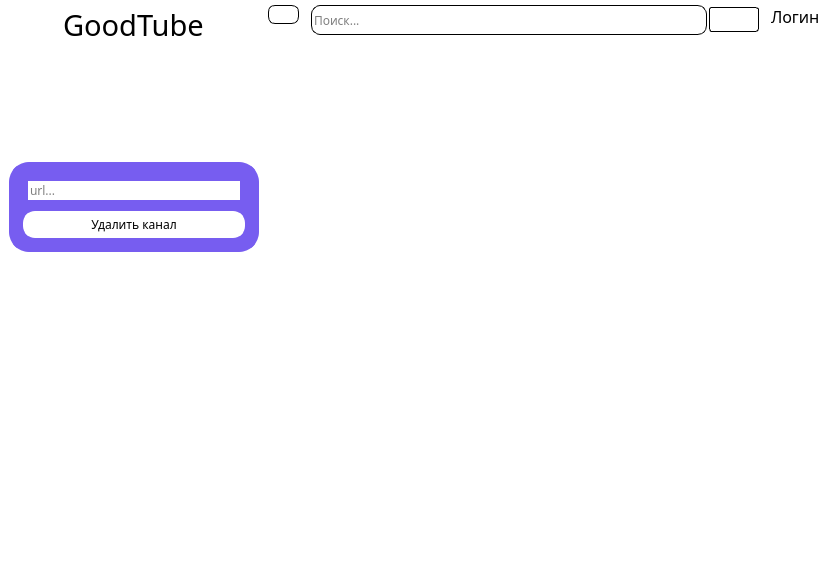
<?xml version="1.0" encoding="UTF-8"?>
<ui version="4.0">
 <class>MainWindow</class>
 <widget class="QMainWindow" name="MainWindow">
  <property name="geometry">
   <rect>
    <x>0</x>
    <y>0</y>
    <width>820</width>
    <height>568</height>
   </rect>
  </property>
  <property name="font">
   <font>
    <family>12px</family>
    <pointsize>10</pointsize>
    <weight>50</weight>
    <italic>false</italic>
    <bold>false</bold>
   </font>
  </property>
  <property name="windowTitle">
   <string>MainWindow</string>
  </property>
  <property name="styleSheet">
   <string notr="true">*{
	border: none;
	font: Raleway 12px;
	background-color: #ffffff;
}

QPushButton{
	background-color: #ffffff;
	border: 1px solid #000000;
	border-radius: 3px;
}</string>
  </property>
  <widget class="QWidget" name="centralwidget">
   <layout class="QHBoxLayout" name="horizontalLayout">
    <property name="spacing">
     <number>0</number>
    </property>
    <property name="leftMargin">
     <number>0</number>
    </property>
    <property name="topMargin">
     <number>0</number>
    </property>
    <property name="rightMargin">
     <number>0</number>
    </property>
    <property name="bottomMargin">
     <number>0</number>
    </property>
    <item>
     <widget class="QFrame" name="frame_left_menu_container">
      <property name="minimumSize">
       <size>
        <width>0</width>
        <height>0</height>
       </size>
      </property>
      <property name="maximumSize">
       <size>
        <width>1000</width>
        <height>16777215</height>
       </size>
      </property>
      <property name="styleSheet">
       <string notr="true"/>
      </property>
      <property name="frameShape">
       <enum>QFrame::StyledPanel</enum>
      </property>
      <property name="frameShadow">
       <enum>QFrame::Raised</enum>
      </property>
      <layout class="QVBoxLayout" name="verticalLayout_2">
       <property name="spacing">
        <number>0</number>
       </property>
       <property name="leftMargin">
        <number>0</number>
       </property>
       <property name="topMargin">
        <number>0</number>
       </property>
       <property name="rightMargin">
        <number>0</number>
       </property>
       <property name="bottomMargin">
        <number>0</number>
       </property>
       <item alignment="Qt::AlignLeft">
        <widget class="QFrame" name="frame_left_menu">
         <property name="minimumSize">
          <size>
           <width>200</width>
           <height>0</height>
          </size>
         </property>
         <property name="maximumSize">
          <size>
           <width>1000</width>
           <height>16777215</height>
          </size>
         </property>
         <property name="baseSize">
          <size>
           <width>0</width>
           <height>0</height>
          </size>
         </property>
         <property name="frameShape">
          <enum>QFrame::StyledPanel</enum>
         </property>
         <property name="frameShadow">
          <enum>QFrame::Raised</enum>
         </property>
         <layout class="QVBoxLayout" name="verticalLayout_3">
          <property name="spacing">
           <number>0</number>
          </property>
          <property name="leftMargin">
           <number>0</number>
          </property>
          <property name="topMargin">
           <number>5</number>
          </property>
          <property name="rightMargin">
           <number>0</number>
          </property>
          <property name="bottomMargin">
           <number>0</number>
          </property>
          <item>
           <widget class="QFrame" name="frame_app_name">
            <property name="frameShape">
             <enum>QFrame::StyledPanel</enum>
            </property>
            <property name="frameShadow">
             <enum>QFrame::Raised</enum>
            </property>
            <layout class="QHBoxLayout" name="horizontalLayout_6">
             <property name="leftMargin">
              <number>0</number>
             </property>
             <property name="topMargin">
              <number>0</number>
             </property>
             <property name="rightMargin">
              <number>0</number>
             </property>
             <property name="bottomMargin">
              <number>0</number>
             </property>
             <item alignment="Qt::AlignHCenter|Qt::AlignTop">
              <widget class="QLabel" name="lbl_app_name">
               <property name="font">
                <font>
                 <family>12px</family>
                 <pointsize>22</pointsize>
                 <weight>50</weight>
                 <italic>false</italic>
                 <bold>false</bold>
                 <stylestrategy>PreferDefault</stylestrategy>
                 <kerning>true</kerning>
                </font>
               </property>
               <property name="styleSheet">
                <string notr="true"/>
               </property>
               <property name="text">
                <string>GoodTube</string>
               </property>
              </widget>
             </item>
            </layout>
           </widget>
          </item>
          <item>
           <widget class="QFrame" name="frame_tool_box">
            <property name="sizePolicy">
             <sizepolicy hsizetype="Preferred" vsizetype="Expanding">
              <horstretch>0</horstretch>
              <verstretch>0</verstretch>
             </sizepolicy>
            </property>
            <property name="styleSheet">
             <string notr="true"/>
            </property>
            <property name="frameShape">
             <enum>QFrame::StyledPanel</enum>
            </property>
            <property name="frameShadow">
             <enum>QFrame::Raised</enum>
            </property>
            <layout class="QVBoxLayout" name="verticalLayout_4">
             <item>
              <widget class="QToolBox" name="toolBox">
               <property name="sizePolicy">
                <sizepolicy hsizetype="Preferred" vsizetype="Expanding">
                 <horstretch>0</horstretch>
                 <verstretch>0</verstretch>
                </sizepolicy>
               </property>
               <property name="minimumSize">
                <size>
                 <width>250</width>
                 <height>0</height>
                </size>
               </property>
               <property name="font">
                <font>
                 <family>12px</family>
                 <pointsize>11</pointsize>
                 <weight>50</weight>
                 <italic>false</italic>
                 <bold>false</bold>
                </font>
               </property>
               <property name="styleSheet">
                <string notr="true">QToolBox {
    text-align: left;
}

QToolBox::tab{
	text-align: left;
	border-radius: 5px;
}

QLineEdit{
	background-color: #FFF6F6;
}
</string>
               </property>
               <property name="currentIndex">
                <number>2</number>
               </property>
               <widget class="QWidget" name="settings_page">
                <property name="geometry">
                 <rect>
                  <x>0</x>
                  <y>0</y>
                  <width>250</width>
                  <height>415</height>
                 </rect>
                </property>
                <property name="styleSheet">
                 <string notr="true">QPushButton:hover {
    border-radius: 6px;
    background-color: #fc8383;
}
QPushButton:pressed {
    border-radius: 6px;
    background-color: #ff4545;
}</string>
                </property>
                <attribute name="icon">
                 <iconset resource="icons.qrc">
                  <normaloff>:/icons/icons/настройки.png</normaloff>:/icons/icons/настройки.png</iconset>
                </attribute>
                <attribute name="label">
                 <string/>
                </attribute>
                <layout class="QVBoxLayout" name="verticalLayout_5">
                 <property name="leftMargin">
                  <number>0</number>
                 </property>
                 <property name="topMargin">
                  <number>0</number>
                 </property>
                 <property name="bottomMargin">
                  <number>0</number>
                 </property>
                 <item alignment="Qt::AlignTop">
                  <widget class="QFrame" name="settings_form">
                   <property name="styleSheet">
                    <string notr="true">*{
	border: 5px solid #A061C1;
	border-radius: 20px;
	background-color: #A061C1;
}

QPushButton{
	background-color: #FFFFFF;
	border: 5px solid #FFFFFF;
	border-radius: 12px;
}

QPushButton:hover {
	border: 5px solid #fc8383;
	background-color: #fc8383;
}
QPushButton:pressed {
	border: 5px solid #ff4545;;
	background-color: #ff4545;
}</string>
                   </property>
                   <property name="frameShape">
                    <enum>QFrame::StyledPanel</enum>
                   </property>
                   <property name="frameShadow">
                    <enum>QFrame::Raised</enum>
                   </property>
                   <layout class="QVBoxLayout" name="verticalLayout_6">
                    <property name="spacing">
                     <number>6</number>
                    </property>
                    <property name="leftMargin">
                     <number>9</number>
                    </property>
                    <property name="topMargin">
                     <number>9</number>
                    </property>
                    <property name="rightMargin">
                     <number>9</number>
                    </property>
                    <property name="bottomMargin">
                     <number>9</number>
                    </property>
                    <item>
                     <widget class="QLabel" name="lbl_new_login">
                      <property name="font">
                       <font>
                        <family>12px</family>
                        <pointsize>12</pointsize>
                        <weight>50</weight>
                        <italic>false</italic>
                        <bold>false</bold>
                       </font>
                      </property>
                      <property name="text">
                       <string>Новый логин</string>
                      </property>
                     </widget>
                    </item>
                    <item>
                     <widget class="QLineEdit" name="led_login">
                      <property name="styleSheet">
                       <string notr="true">background-color: #FFFFFF;</string>
                      </property>
                      <property name="placeholderText">
                       <string>Логин...</string>
                      </property>
                     </widget>
                    </item>
                    <item>
                     <widget class="QLabel" name="lbl_new_api_key">
                      <property name="font">
                       <font>
                        <family>12px</family>
                        <pointsize>12</pointsize>
                        <weight>50</weight>
                        <italic>false</italic>
                        <bold>false</bold>
                       </font>
                      </property>
                      <property name="text">
                       <string>Новый ключ API</string>
                      </property>
                     </widget>
                    </item>
                    <item>
                     <widget class="QLineEdit" name="led_api_key">
                      <property name="styleSheet">
                       <string notr="true">background-color: #FFFFFF;
</string>
                      </property>
                      <property name="placeholderText">
                       <string>Ключ API...</string>
                      </property>
                     </widget>
                    </item>
                    <item>
                     <widget class="QCheckBox" name="chb_youtube_shorts">
                      <property name="font">
                       <font>
                        <family>12px</family>
                        <pointsize>12</pointsize>
                        <weight>50</weight>
                        <italic>false</italic>
                        <bold>false</bold>
                       </font>
                      </property>
                      <property name="styleSheet">
                       <string notr="true">background-color: #A061C1;</string>
                      </property>
                      <property name="text">
                       <string>Фильтровать Shorts</string>
                      </property>
                     </widget>
                    </item>
                    <item>
                     <widget class="QPushButton" name="btn_update_settings">
                      <property name="font">
                       <font>
                        <family>12px</family>
                        <pointsize>11</pointsize>
                        <weight>50</weight>
                        <italic>false</italic>
                        <bold>false</bold>
                       </font>
                      </property>
                      <property name="styleSheet">
                       <string notr="true"/>
                      </property>
                      <property name="text">
                       <string>Применить</string>
                      </property>
                     </widget>
                    </item>
                   </layout>
                  </widget>
                 </item>
                </layout>
               </widget>
               <widget class="QWidget" name="add_channel_page">
                <property name="geometry">
                 <rect>
                  <x>0</x>
                  <y>0</y>
                  <width>250</width>
                  <height>415</height>
                 </rect>
                </property>
                <property name="styleSheet">
                 <string notr="true"/>
                </property>
                <attribute name="icon">
                 <iconset resource="icons.qrc">
                  <normaloff>:/icons/icons/плюс.png</normaloff>:/icons/icons/плюс.png</iconset>
                </attribute>
                <attribute name="label">
                 <string/>
                </attribute>
                <layout class="QVBoxLayout" name="verticalLayout_7">
                 <property name="spacing">
                  <number>0</number>
                 </property>
                 <property name="leftMargin">
                  <number>0</number>
                 </property>
                 <property name="topMargin">
                  <number>0</number>
                 </property>
                 <property name="rightMargin">
                  <number>0</number>
                 </property>
                 <property name="bottomMargin">
                  <number>0</number>
                 </property>
                 <item alignment="Qt::AlignTop">
                  <widget class="QFrame" name="add_channel_form">
                   <property name="styleSheet">
                    <string notr="true">*{
	background-color: #E2677B;
	border: 5px solid #E2677B ;
	border-radius: 20px;
}

QPushButton{
	background-color: #FFFFFF;
	border: 5px solid #FFFFFF;
	border-radius: 12px;
}

QPushButton:hover {
	border: 5px solid #fc8383;
	background-color: #fc8383;
}
QPushButton:pressed {
	border: 5px solid #ff4545;;
	background-color: #ff4545;
}</string>
                   </property>
                   <property name="frameShape">
                    <enum>QFrame::StyledPanel</enum>
                   </property>
                   <property name="frameShadow">
                    <enum>QFrame::Raised</enum>
                   </property>
                   <layout class="QVBoxLayout" name="verticalLayout_9">
                    <property name="spacing">
                     <number>6</number>
                    </property>
                    <property name="leftMargin">
                     <number>9</number>
                    </property>
                    <property name="topMargin">
                     <number>9</number>
                    </property>
                    <property name="rightMargin">
                     <number>9</number>
                    </property>
                    <property name="bottomMargin">
                     <number>9</number>
                    </property>
                    <item>
                     <widget class="QLineEdit" name="led_add_channel">
                      <property name="styleSheet">
                       <string notr="true">background-color: #FFFFFF;;</string>
                      </property>
                      <property name="placeholderText">
                       <string>url...</string>
                      </property>
                     </widget>
                    </item>
                    <item>
                     <widget class="QPushButton" name="btn_add_channel">
                      <property name="styleSheet">
                       <string notr="true"/>
                      </property>
                      <property name="text">
                       <string>Добавить канал</string>
                      </property>
                     </widget>
                    </item>
                   </layout>
                  </widget>
                 </item>
                </layout>
               </widget>
               <widget class="QWidget" name="del_channel_page">
                <property name="geometry">
                 <rect>
                  <x>0</x>
                  <y>0</y>
                  <width>250</width>
                  <height>415</height>
                 </rect>
                </property>
                <property name="styleSheet">
                 <string notr="true"/>
                </property>
                <attribute name="icon">
                 <iconset resource="icons.qrc">
                  <normaloff>:/icons/icons/минус.png</normaloff>:/icons/icons/минус.png</iconset>
                </attribute>
                <attribute name="label">
                 <string/>
                </attribute>
                <layout class="QVBoxLayout" name="verticalLayout_8">
                 <property name="leftMargin">
                  <number>0</number>
                 </property>
                 <property name="topMargin">
                  <number>0</number>
                 </property>
                 <property name="rightMargin">
                  <number>0</number>
                 </property>
                 <property name="bottomMargin">
                  <number>0</number>
                 </property>
                 <item alignment="Qt::AlignTop">
                  <widget class="QFrame" name="del_channel_form">
                   <property name="styleSheet">
                    <string notr="true">*{
	border: 5px solid #775DF0;
	background-color: #775DF0;
	border-radius: 20px;
}

QPushButton{
	background-color: #FFFFFF;
	border: 5px solid #FFFFFF;
	border-radius: 12px;
}

QPushButton:hover {
	border: 5px solid #fc8383;
	background-color: #fc8383;
}
QPushButton:pressed {
	border: 5px solid #ff4545;;
	background-color: #ff4545;
}
</string>
                   </property>
                   <property name="frameShape">
                    <enum>QFrame::StyledPanel</enum>
                   </property>
                   <property name="frameShadow">
                    <enum>QFrame::Raised</enum>
                   </property>
                   <layout class="QVBoxLayout" name="verticalLayout_10">
                    <item>
                     <widget class="QLineEdit" name="led_del_channel">
                      <property name="styleSheet">
                       <string notr="true">background-color: #FFFFFF;</string>
                      </property>
                      <property name="text">
                       <string/>
                      </property>
                      <property name="placeholderText">
                       <string>url...</string>
                      </property>
                     </widget>
                    </item>
                    <item>
                     <widget class="QPushButton" name="btn_del_channel">
                      <property name="styleSheet">
                       <string notr="true"/>
                      </property>
                      <property name="text">
                       <string>Удалить канал</string>
                      </property>
                     </widget>
                    </item>
                   </layout>
                  </widget>
                 </item>
                </layout>
               </widget>
              </widget>
             </item>
            </layout>
           </widget>
          </item>
         </layout>
        </widget>
       </item>
      </layout>
     </widget>
    </item>
    <item>
     <widget class="QFrame" name="frame_main_widget">
      <property name="frameShape">
       <enum>QFrame::StyledPanel</enum>
      </property>
      <property name="frameShadow">
       <enum>QFrame::Raised</enum>
      </property>
      <layout class="QVBoxLayout" name="verticalLayout">
       <property name="spacing">
        <number>0</number>
       </property>
       <property name="leftMargin">
        <number>0</number>
       </property>
       <property name="topMargin">
        <number>0</number>
       </property>
       <property name="rightMargin">
        <number>0</number>
       </property>
       <property name="bottomMargin">
        <number>0</number>
       </property>
       <item>
        <widget class="QFrame" name="frame_header">
         <property name="frameShape">
          <enum>QFrame::StyledPanel</enum>
         </property>
         <property name="frameShadow">
          <enum>QFrame::Raised</enum>
         </property>
         <layout class="QHBoxLayout" name="horizontalLayout_2">
          <property name="spacing">
           <number>12</number>
          </property>
          <property name="leftMargin">
           <number>0</number>
          </property>
          <property name="topMargin">
           <number>0</number>
          </property>
          <property name="rightMargin">
           <number>0</number>
          </property>
          <property name="bottomMargin">
           <number>0</number>
          </property>
          <item>
           <widget class="QFrame" name="frame_btn_menu">
            <property name="styleSheet">
             <string notr="true">QPushButton:hover {
    border-radius: 6px;
    background-color: #fc8383;
}
QPushButton:pressed {
    border-radius: 6px;
    background-color: #ff4545;
}</string>
            </property>
            <property name="frameShape">
             <enum>QFrame::StyledPanel</enum>
            </property>
            <property name="frameShadow">
             <enum>QFrame::Raised</enum>
            </property>
            <layout class="QHBoxLayout" name="horizontalLayout_5">
             <property name="spacing">
              <number>0</number>
             </property>
             <property name="leftMargin">
              <number>0</number>
             </property>
             <property name="topMargin">
              <number>5</number>
             </property>
             <property name="rightMargin">
              <number>0</number>
             </property>
             <property name="bottomMargin">
              <number>0</number>
             </property>
             <item alignment="Qt::AlignLeft|Qt::AlignTop">
              <widget class="QPushButton" name="btn_menu">
               <property name="styleSheet">
                <string notr="true">border-radius: 7px;</string>
               </property>
               <property name="text">
                <string/>
               </property>
               <property name="icon">
                <iconset resource="icons.qrc">
                 <normaloff>:/icons/icons/меню.png</normaloff>:/icons/icons/меню.png</iconset>
               </property>
               <property name="iconSize">
                <size>
                 <width>32</width>
                 <height>32</height>
                </size>
               </property>
              </widget>
             </item>
            </layout>
           </widget>
          </item>
          <item alignment="Qt::AlignTop">
           <widget class="QFrame" name="frame_search">
            <property name="styleSheet">
             <string notr="true">QPushButton:hover {
    border-radius: 6px;
    background-color: #fc8383;
}
QPushButton:pressed {
    border-radius: 6px;
    background-color: #ff4545;
}</string>
            </property>
            <property name="frameShape">
             <enum>QFrame::StyledPanel</enum>
            </property>
            <property name="frameShadow">
             <enum>QFrame::Raised</enum>
            </property>
            <layout class="QHBoxLayout" name="horizontalLayout_3">
             <property name="spacing">
              <number>2</number>
             </property>
             <property name="leftMargin">
              <number>0</number>
             </property>
             <property name="topMargin">
              <number>5</number>
             </property>
             <property name="rightMargin">
              <number>0</number>
             </property>
             <property name="bottomMargin">
              <number>0</number>
             </property>
             <item>
              <widget class="QLineEdit" name="led_search">
               <property name="minimumSize">
                <size>
                 <width>0</width>
                 <height>30</height>
                </size>
               </property>
               <property name="maximumSize">
                <size>
                 <width>800</width>
                 <height>16777215</height>
                </size>
               </property>
               <property name="styleSheet">
                <string notr="true">border: 1px solid #000000;
border-radius: 9px;</string>
               </property>
               <property name="text">
                <string/>
               </property>
               <property name="placeholderText">
                <string>Поиск...</string>
               </property>
              </widget>
             </item>
             <item alignment="Qt::AlignLeft">
              <widget class="QPushButton" name="btn_search">
               <property name="minimumSize">
                <size>
                 <width>50</width>
                 <height>25</height>
                </size>
               </property>
               <property name="maximumSize">
                <size>
                 <width>50</width>
                 <height>16777215</height>
                </size>
               </property>
               <property name="styleSheet">
                <string notr="true"/>
               </property>
               <property name="text">
                <string/>
               </property>
               <property name="icon">
                <iconset resource="icons.qrc">
                 <normaloff>:/icons/icons/поиск.png</normaloff>:/icons/icons/поиск.png</iconset>
               </property>
              </widget>
             </item>
            </layout>
           </widget>
          </item>
          <item alignment="Qt::AlignRight|Qt::AlignTop">
           <widget class="QFrame" name="frame_account_info">
            <property name="frameShape">
             <enum>QFrame::StyledPanel</enum>
            </property>
            <property name="frameShadow">
             <enum>QFrame::Raised</enum>
            </property>
            <layout class="QHBoxLayout" name="horizontalLayout_4">
             <property name="spacing">
              <number>0</number>
             </property>
             <property name="leftMargin">
              <number>0</number>
             </property>
             <property name="topMargin">
              <number>5</number>
             </property>
             <property name="rightMargin">
              <number>0</number>
             </property>
             <property name="bottomMargin">
              <number>0</number>
             </property>
             <item alignment="Qt::AlignLeft|Qt::AlignTop">
              <widget class="QLabel" name="lbl_account_info">
               <property name="font">
                <font>
                 <family>12px</family>
                 <pointsize>12</pointsize>
                 <weight>50</weight>
                 <italic>false</italic>
                 <bold>false</bold>
                </font>
               </property>
               <property name="text">
                <string>Логин</string>
               </property>
              </widget>
             </item>
            </layout>
           </widget>
          </item>
         </layout>
        </widget>
       </item>
       <item>
        <widget class="QFrame" name="frame_main_content">
         <property name="sizePolicy">
          <sizepolicy hsizetype="Preferred" vsizetype="Expanding">
           <horstretch>0</horstretch>
           <verstretch>0</verstretch>
          </sizepolicy>
         </property>
         <property name="styleSheet">
          <string notr="true"/>
         </property>
         <property name="frameShape">
          <enum>QFrame::StyledPanel</enum>
         </property>
         <property name="frameShadow">
          <enum>QFrame::Raised</enum>
         </property>
        </widget>
       </item>
      </layout>
     </widget>
    </item>
   </layout>
  </widget>
 </widget>
 <resources>
  <include location="icons.qrc"/>
 </resources>
 <connections/>
</ui>
